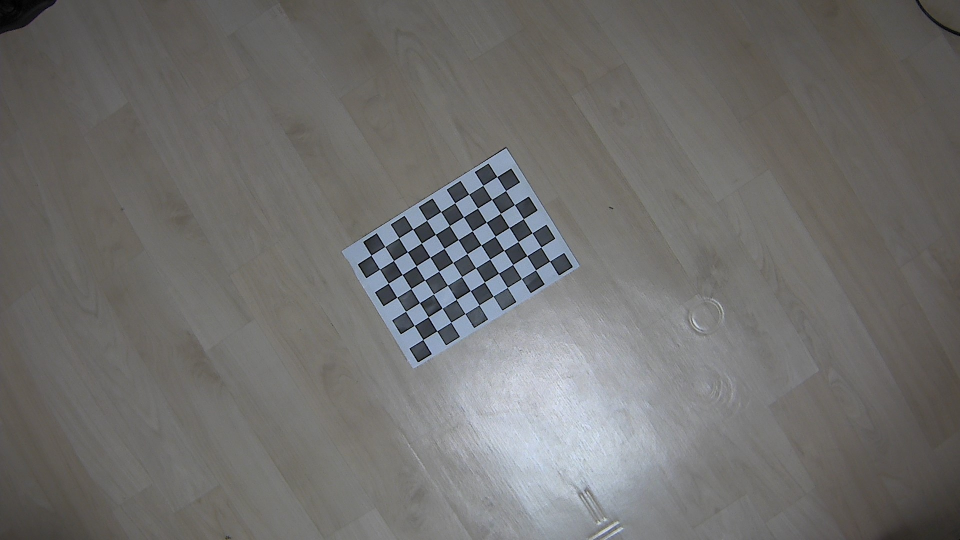
#> input picture OpenCV/img/calibration/2/WIN_20250514_22_39_28_Pro.jpg, 1920 x 1080 px (shown at 1/2 size); its folder holds only this picture in this run
$ python -i board.py   (imports and definitions only)
#> lines starting #> are read from the running program, lines starting #| are printed output that depends on the picture; after the words box and inside, x2 and y2 are one past the last pixel; in counts of white or black regions, pixels touching at a corner belong together
import cv2
import numpy as np
from OpenCV.visual import slider_value

def board_detect(gray):
    # 슬라이더 없이 고정값으로 대체
    brightness_threshold = 120
    min_aspect_ratio = 0.9
    max_aspect_ratio = 1.5

    _, thresh = cv2.threshold(gray, brightness_threshold, 255, cv2.THRESH_BINARY)
    contours, _ = cv2.findContours(thresh, cv2.RETR_EXTERNAL, cv2.CHAIN_APPROX_SIMPLE)

    largest_rect = None
    largest_area = 0

    for contour in contours:
        approx = cv2.approxPolyDP(contour, 0.02 * cv2.arcLength(contour, True), True)

        if len(approx) == 4:
            area = cv2.contourArea(approx)
            x, y, w, h = cv2.boundingRect(approx)
            aspect_ratio = float(w) / h

            if area > 2000 and min_aspect_ratio < aspect_ratio < max_aspect_ratio:
                largest_area = area
                largest_rect = approx

    return largest_rect


def board_draw(frame, largest_rect):
    cv2.drawContours(frame, [largest_rect], -1, (255, 0, 0), 3)

def board_pts(largest_rect):
    pts = largest_rect.reshape(4, 2).astype(np.float32)
    sum_pts = pts.sum(axis=1)
    diff_pts = np.diff(pts, axis=1)
    top_left = pts[np.argmin(sum_pts)]
    bottom_right = pts[np.argmax(sum_pts)]
    top_right = pts[np.argmin(diff_pts)]
    bottom_left = pts[np.argmax(diff_pts)]

    board_width_px = np.linalg.norm(top_right - top_left)
    board_height_px = np.linalg.norm(bottom_left - top_left)

    return np.array([top_left, top_right, bottom_right, bottom_left]), board_width_px, board_height_px


def perspective_transform(frame, rect, board_width_px, board_height_px):
    dst = np.array([[0, 0], [board_width_px - 1, 0],
                    [board_width_px - 1, board_height_px - 1], [0, board_height_px - 1]], dtype="float32")
    matrix = cv2.getPerspectiveTransform(rect, dst)
    warped=cv2.warpPerspective(frame, matrix, (int(board_width_px), int(board_height_px)))

    warped_board_width_px = int(np.linalg.norm(dst[1] - dst[0]))  # (top_right - top_left)
    warped_board_height_px = int(np.linalg.norm(dst[3] - dst[0])) # (bottom_left - top_left)

    warped_resized = cv2.resize(warped, (frame.shape[1] // 2, frame.shape[1] // 2))

    return warped, warped_board_width_px, warped_board_height_px, warped_resized

def board_origin(frame, top_left):
    board_origin_tvec = np.array([top_left[0], top_left[1], 0], dtype=np.float32)
    cv2.circle(frame, tuple(board_origin_tvec[:2].astype(int)), 5, (0, 0, 255), -1)

    return board_origin_tvec

>>> import cv2
>>> picture = cv2.imread('../OpenCV/img/calibration/2/WIN_20250514_22_39_28_Pro.jpg', cv2.IMREAD_GRAYSCALE)
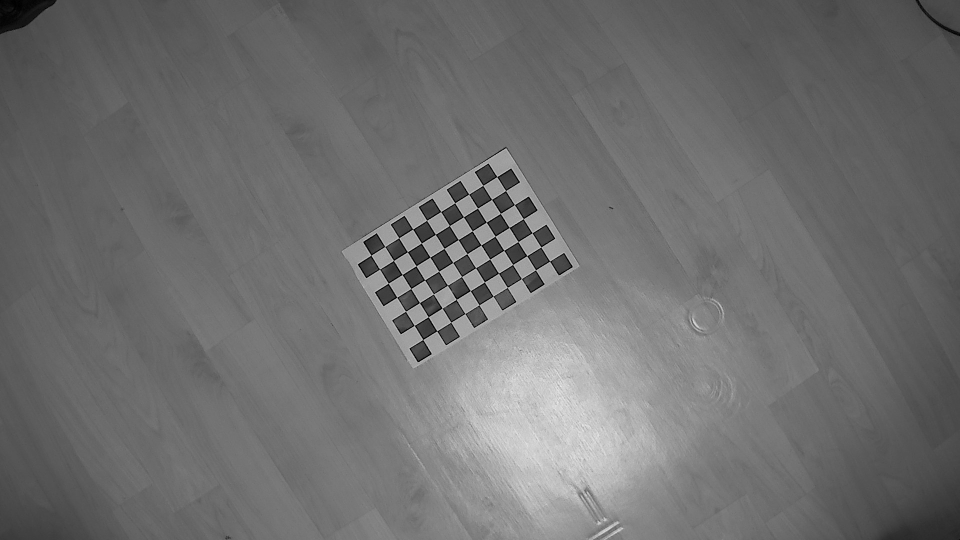
#> picture: shape (1080, 1920) (shown at 1/2 size); min 0, max 241, mean 110.4
>>> result = board_detect(picture)
#> in board_detect, `_, thresh = cv2.threshold(gray, brightness_threshold, 255, cv2.THRESH_..`:
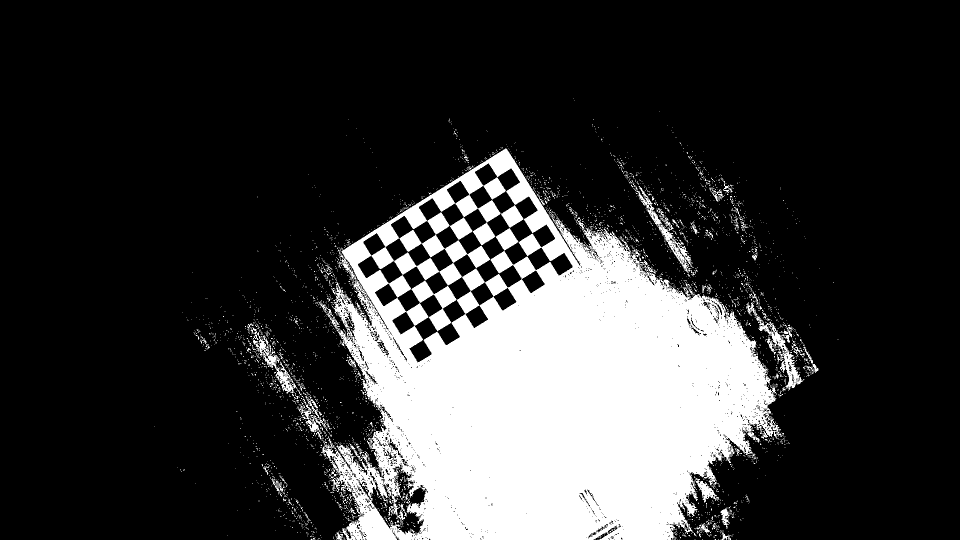
#> thresh: shape (1080, 1920) (shown at 1/2 size); 21.1% white; 3545 white regions (3431 under 20 px)
#> in board_detect, `contours, _ = cv2.findContours(thresh, cv2.RETR_EXTERNAL, cv2.CHAIN_AP..`: contours = 3407 contours, 3359 with area under 20; largest, box (x1, y1, x2, y2) and area: (642, 297, 1568, 1080) 472467, (1492, 604, 1605, 780) 2925, (1270, 372, 1385, 546) 2368, (506, 664, 595, 788) 1956, (593, 791, 655, 864) 996
#> the loop in board_detect, `for contour in contours:` made 3407 passes
#> approx on passes 1 to 3: [[1472, 1079]], [[1440, 1079]], [[1436, 1079], [1437, 1079]]
#> result = [[676, 499], [694, 1079], [1567, 872], [1012, 297]]

$ run again, on OpenCV/img/calibration/2/WIN_20250514_22_39_38_Pro.jpg
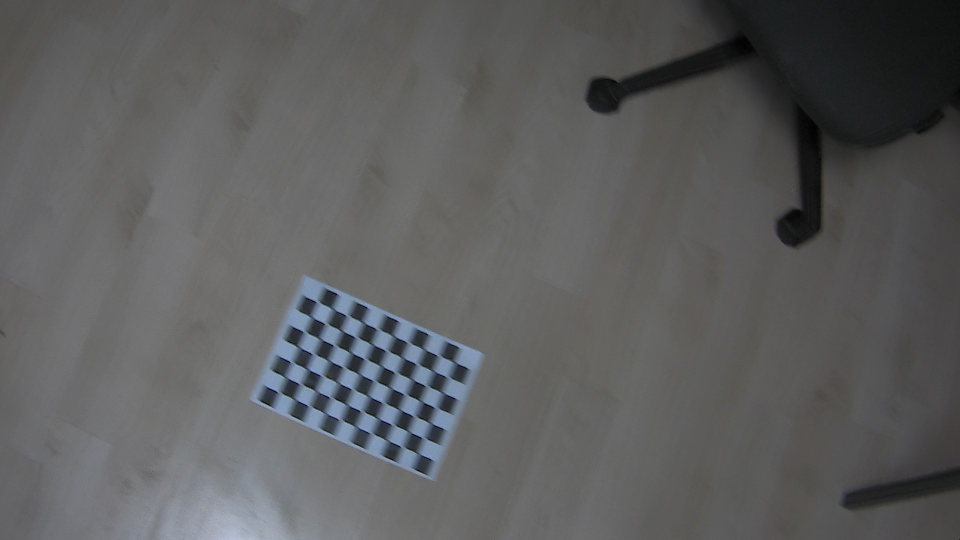
#> input picture OpenCV/img/calibration/2/WIN_20250514_22_39_38_Pro.jpg, 1920 x 1080 px (shown at 1/2 size)
#> `picture = cv2.imread('../OpenCV/img/calibration/2/WIN_20250514_22_39_2..`:
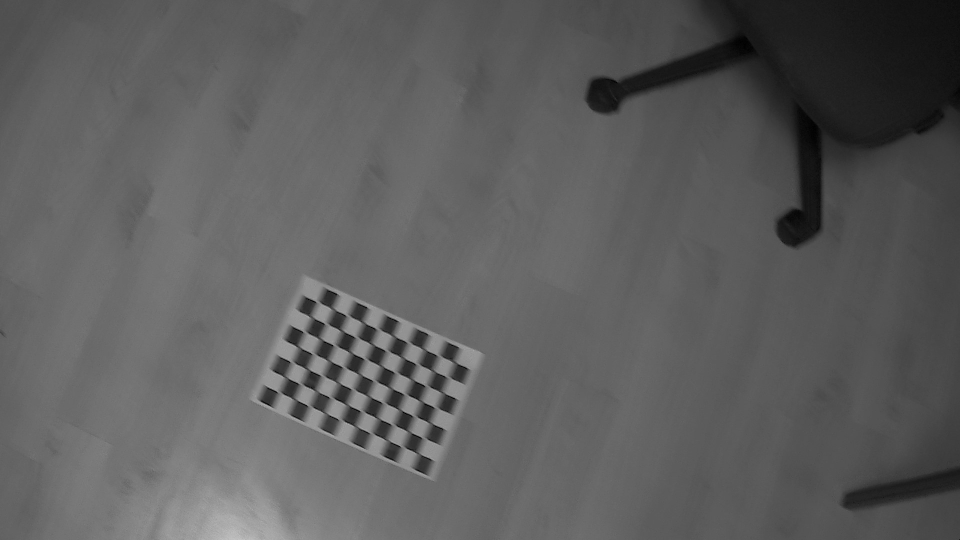
#> picture: shape (1080, 1920) (shown at 1/2 size); min 0, max 197, mean 93.1
#> in board_detect, `_, thresh = cv2.threshold(gray, brightness_threshold, 255, cv2.THRESH_..`:
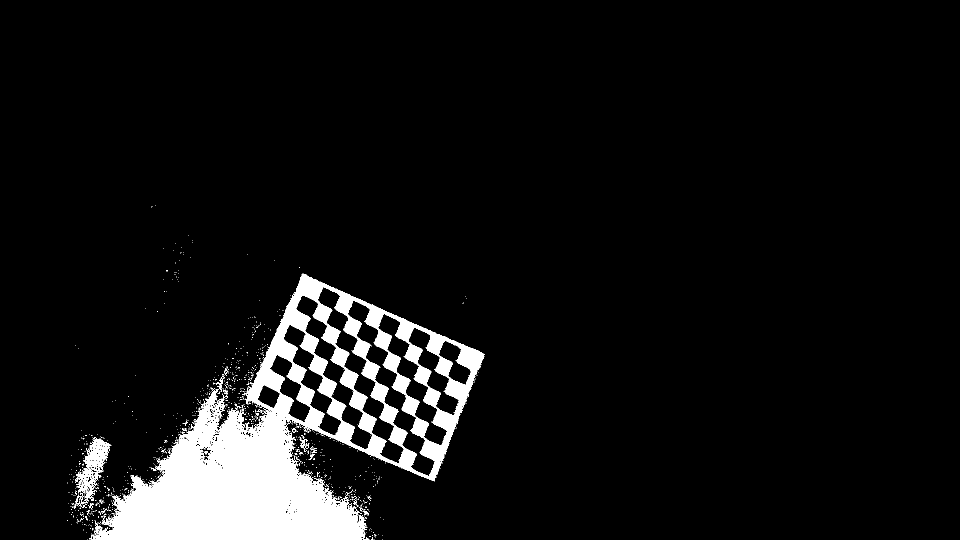
#> thresh: shape (1080, 1920) (shown at 1/2 size); 7% white; 1222 white regions (1202 under 20 px)
#> contours = 1202 contours, 1195 with area under 20; largest, box (x1, y1, x2, y2) and area: (185, 547, 970, 1080) 195428, (150, 876, 223, 1006) 3297, (601, 880, 616, 898) 45, (584, 857, 593, 866) 43, (438, 759, 446, 779) 38, (154, 989, 166, 1013) 33, (706, 998, 717, 1013) 28
#> the loop in board_detect, `for contour in contours:` made 1202 passes
#> approx on passes 1 to 3: [[765, 1079]], [[749, 1079]], [[179, 1079], [180, 1079]]

$ run again, on OpenCV/img/calibration/2/WIN_20250514_22_39_40_Pro.jpg
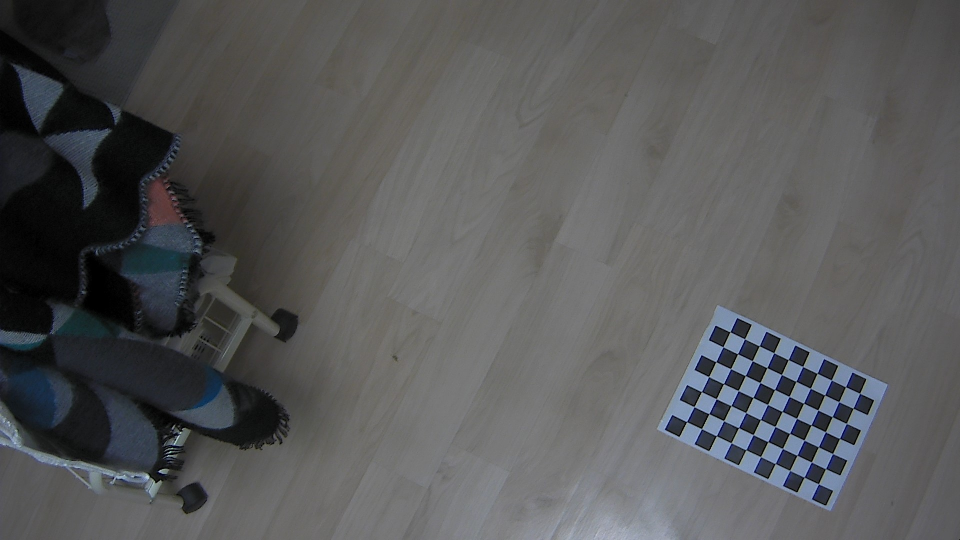
#> input picture OpenCV/img/calibration/2/WIN_20250514_22_39_40_Pro.jpg, 1920 x 1080 px (shown at 1/2 size)
#> `picture = cv2.imread('../OpenCV/img/calibration/2/WIN_20250514_22_39_2..`:
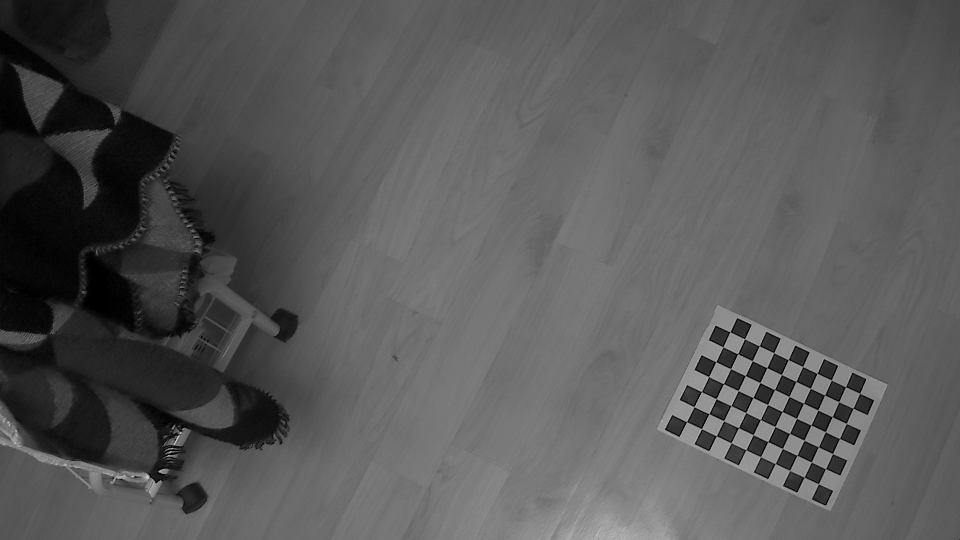
#> picture: shape (1080, 1920) (shown at 1/2 size); min 0, max 215, mean 87.8
#> in board_detect, `_, thresh = cv2.threshold(gray, brightness_threshold, 255, cv2.THRESH_..`:
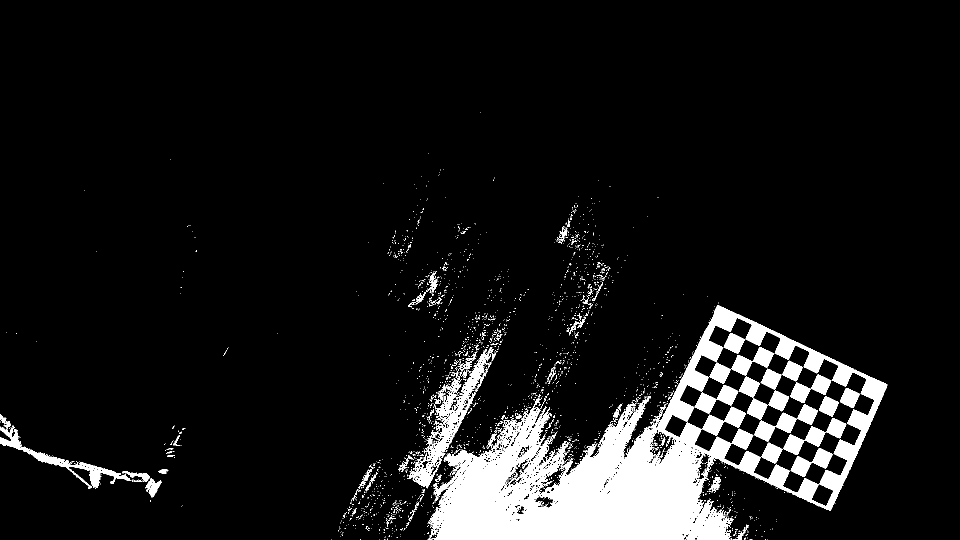
#> thresh: shape (1080, 1920) (shown at 1/2 size); 8.7% white; 2526 white regions (2423 under 20 px)
#> contours = 2423 contours, 2388 with area under 20; largest, box (x1, y1, x2, y2) and area: (856, 610, 1775, 1080) 209258, (814, 694, 988, 977) 8647, (0, 828, 260, 978) 3771, (290, 956, 324, 995) 550, (244, 942, 299, 964) 341
#> the loop in board_detect, `for contour in contours:` made 2423 passes
#> approx on passes 1 to 3: [[1535, 1079]], [[1530, 1079], [1531, 1079]], [[1460, 1079]]

$ run again, on OpenCV/img/calibration/2/WIN_20250514_22_39_43_Pro.jpg
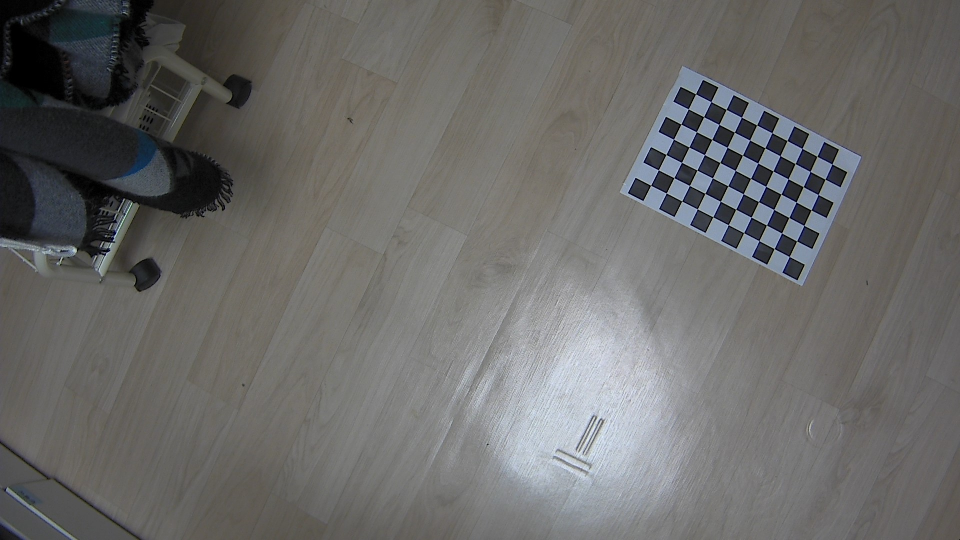
#> input picture OpenCV/img/calibration/2/WIN_20250514_22_39_43_Pro.jpg, 1920 x 1080 px (shown at 1/2 size)
#> `picture = cv2.imread('../OpenCV/img/calibration/2/WIN_20250514_22_39_2..`:
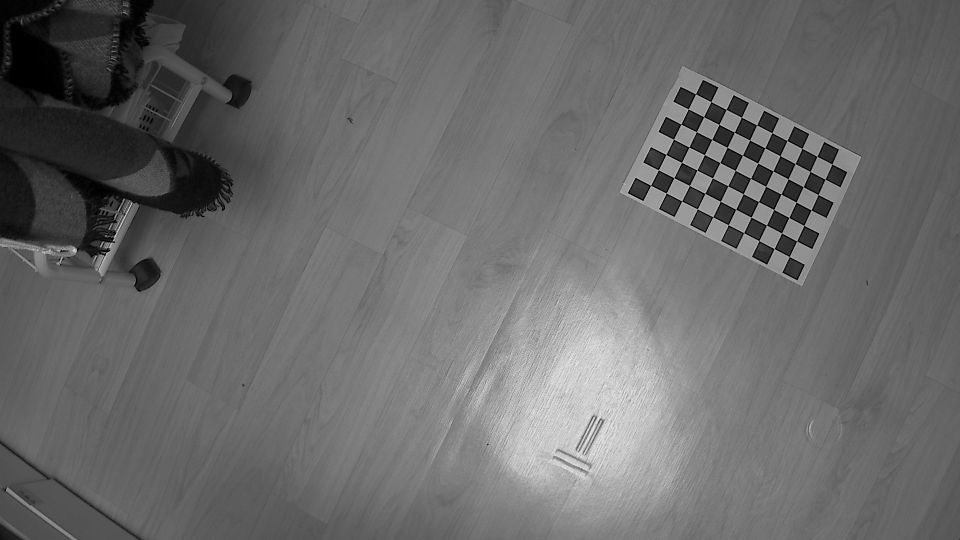
#> picture: shape (1080, 1920) (shown at 1/2 size); min 0, max 239, mean 105.9
#> in board_detect, `_, thresh = cv2.threshold(gray, brightness_threshold, 255, cv2.THRESH_..`:
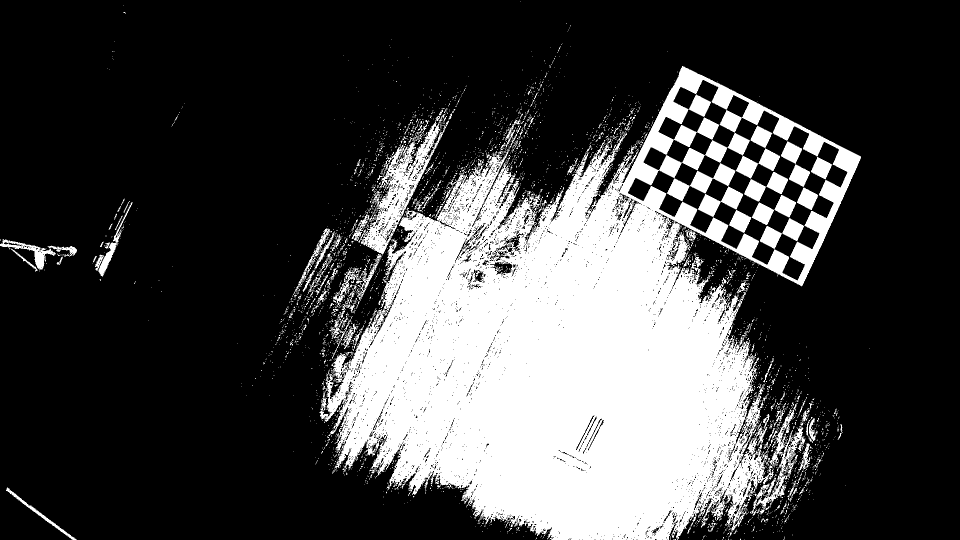
#> thresh: shape (1080, 1920) (shown at 1/2 size); 26.9% white; 3357 white regions (3158 under 20 px)
#> contours = 3274 contours, 3194 with area under 20; largest, box (x1, y1, x2, y2) and area: (639, 132, 1722, 1080) 583339, (717, 227, 898, 509) 13060, (0, 478, 112, 540) 1565, (197, 404, 265, 553) 1062, (12, 975, 154, 1080) 792
#> the loop in board_detect, `for contour in contours:` made 3274 passes
#> approx on passes 1 to 3: [[1566, 1079], [1568, 1079]], [[1488, 1079]], [[1461, 1079], [1462, 1079]]
#> result = [[1721, 313], [920, 345], [671, 940], [1464, 1063]]
